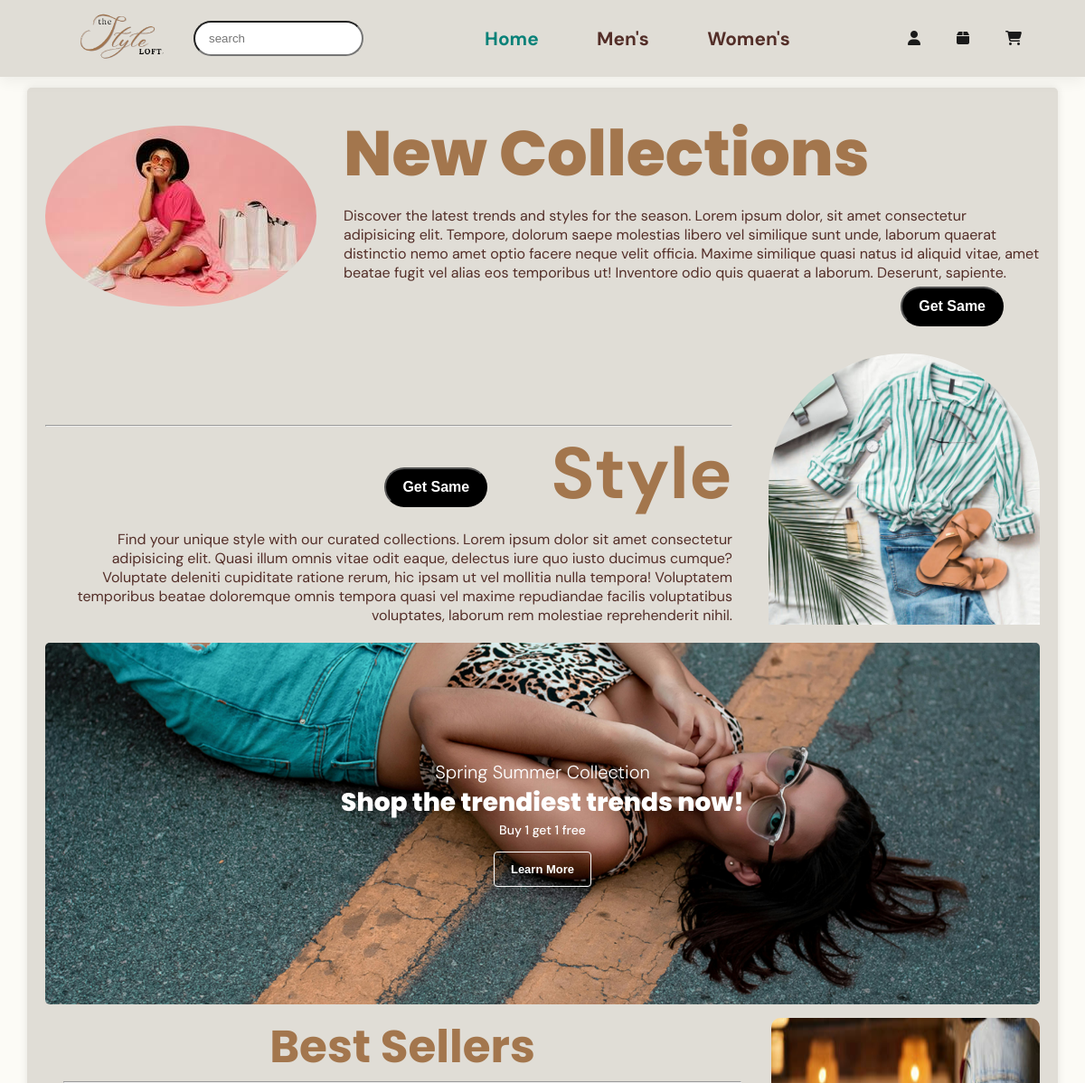
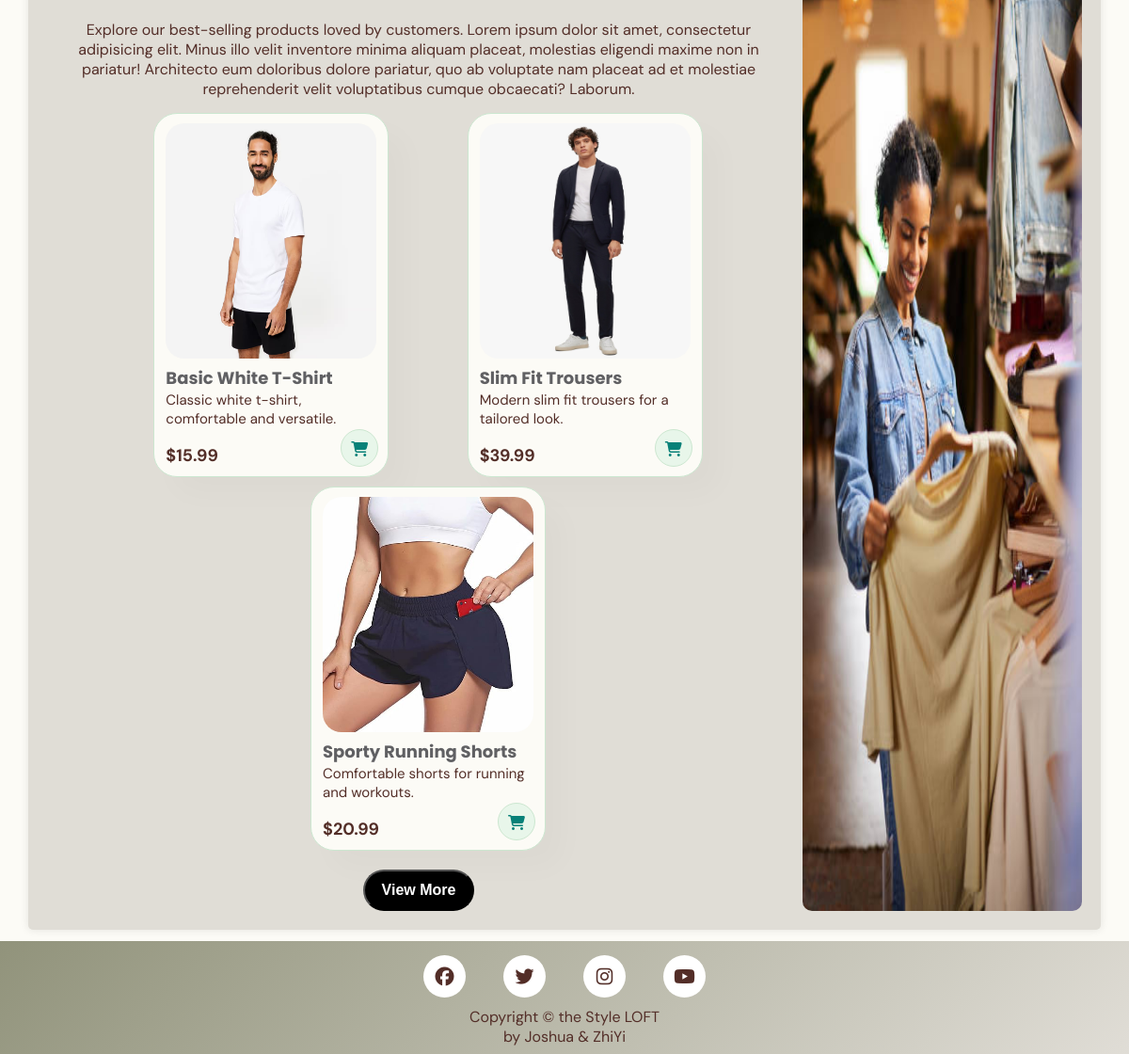
Page /src/home.php on the committed database (2 pictures, top to bottom).
### tables this page shows
CREATE TABLE products (
    productId INT PRIMARY KEY AUTO_INCREMENT,
    productName VARCHAR(100) NOT NULL,
    descrip TEXT,
    price DECIMAL(10, 2) NOT NULL,
    productImage VARCHAR(200) NOT NULL,

    categoryId INT,
    FOREIGN KEY (categoryId) REFERENCES categories(categoryId)
);

### src/home.php (the view, shortened to what this page needs)
<!DOCTYPE html>
<html lang="en">
<head>
<link rel="stylesheet" href="../static/css/general.css">
<link rel="stylesheet" href="../static/css/home.css">
</head>
<body>
    <header>
        <div id="searchbar">
            <a href="#"><img src="../static/asset/image/logo.png" class="logo" alt="logo"></a>
            <input type="text" placeholder="search">
        </div>
        <div>
            <nav>
                <ul>
                    <li><a href="home.php" class="active">Home</a></li>
                    <li><a href="mens.php">Men's</a></li>
                    <li><a href="womens.php">Women's</a></li>
                </ul>
            </nav>
        </div>
        <div>
            <ul id="iconbar">
                <li><a href="profile.php"><i class="fa-solid fa-user"></i></a></li>
                <li><a href="orderTracking.php"><i class="fa-solid fa-box"></i></a></li>
                <li><a href="cart.php"><i class="fa-solid fa-cart-shopping"></i></a></li>
            </ul>
        </div>
    </header>
    <div id="wrapper">
        <div id="new-collections">
                <img src="../static/asset/image/homeimage1.jpg" alt="New Collection Image">
                <div class="text-content">
                    <h2>New Collections</h2>
                    <p>Discover the latest trends and styles for the season. Lorem ipsum dolor, sit amet consectetur adipisicing elit. Tempore, dolorum saepe molestias libero vel similique sunt unde, laborum quaerat distinctio nemo amet optio facere neque velit officia. Maxime similique quasi natus id aliquid vitae, amet beatae fugit vel alias eos temporibus ut! Inventore odio quis quaerat a laborum. Deserunt, sapiente.</p>
                    <div id="getSame">
                        <button>Get Same</button>
                    </div>
                </div>
        </div>
        <div id="style">
            <div id="style-content">
                <hr>
                <div id="style-header">
                    <button>Get Same</button>
                    <h1>Style</h1>
                </div>
                <p>Find your unique style with our curated collections. Lorem ipsum dolor sit amet consectetur adipisicing elit. Quasi illum omnis vitae odit eaque, delectus iure quo iusto ducimus cumque? Voluptate deleniti cupiditate ratione rerum, hic ipsam ut vel mollitia nulla tempora! Voluptatem temporibus beatae doloremque omnis tempora quasi vel maxime repudiandae facilis voluptatibus voluptates, laborum rem molestiae reprehenderit nihil.</p>
            </div>
            <img src="../static/asset/image/styleimage1.jpg" alt="">
        </div>
        <div id="sm-banner">
            <div class="banner-box">
                <h4>Spring Summer Collection</h4>
                <h2>Shop the trendiest trends now!</h2>
                <span>Buy 1 get 1 free</span>
                <button>Learn More</button>
            </div>
        </div>
        <div id="best-seller">
            <div id="best-seller-left">
                <h2>Best Sellers</h2>
                <hr><br>
                <p>Explore our best-selling products loved by customers. Lorem ipsum dolor sit amet, consectetur adipisicing elit. Minus illo velit inventore minima aliquam placeat, molestias eligendi maxime non in pariatur! Architecto eum doloribus dolore pariatur, quo ab voluptate nam placeat ad et molestiae reprehenderit velit voluptatibus cumque obcaecati? Laborum.</p>
                <div id="products">
                <?php
                    $db = new mysqli('localhost', 'root', '', 'myStyleLoft');
                    $query = "SELECT * FROM products WHERE productId IN (1, 21, 50)";
                    $result = $db->query($query);
                    if ($result->num_rows > 0) {
                        while($product = $result->fetch_assoc()){
                            echo '<div class="productcard">';
                            echo '<img src="' . htmlspecialchars($product["productImage"]) . '" alt="' . htmlspecialchars($product["productName"]) . '">';
                            echo '<div class="description">';
                            echo '<h3>' . htmlspecialchars($product["productName"]) . '</h3>';
                            echo '<p>' . htmlspecialchars($product["descrip"]) . '</p>';
                            echo '</div>';
                            echo '<h4>$' . number_format($product["price"], 2) . '</h4>';
                            echo '<a href="#"><i class="fa-solid fa-cart-shopping cart"></i></a>';
                            echo '</div>';
                        }
                    } else {
                        echo "<p>No Products available</p>";
                    }
                ?>
                </div>
                <button><a href="mens.php">View More</a></button>
            </div>
            <img src="../static/asset/image/homeimage3.jpg" alt="" id="best-seller-img">
        </div>
    </div>
    <footer>
        <div class="socialMedia">
            <div class="icon facebook">
                <span><i><i class="fa-brands fa-facebook"></i></i></span>
            </div>
            <div class="icon X">
                <span><i><i class="fa-brands fa-twitter"></i></i></span>
            </div>
            <div class="icon instagram">
                <span><i><i class="fa-brands fa-instagram"></i></i></span>
            </div>
            <div class="icon youtube">
                <span><i><i class="fa-brands fa-youtube"></i></i></span>
            </div>
        </div>
        <div>
            Copyright &copy; the Style LOFT
            <br>by Joshua & ZhiYi<br>
        </div>
    </footer>
</body>
</html>

### static/css/general.css (style rules this page uses)
* { margin: 0; padding: 0; box-sizing: border-box; }
body { font-family: 'DM Sans', sans-serif; color: #532e28; background-color: #fcfbf6; margin: 0; padding: 0; }
h2, h3 { font-family: 'Poppins', sans-serif; color: #a3764d; }
header { display: flex; align-items: center; justify-content: space-between; padding: 10px 50px; background-color: #E0DDD6; box-shadow: 0 5px 15px rgba(0, 0,0 , 0.06); z-index: 999; position: sticky; top: 0; left: 0; }
header img { height: 60px; padding: 0; margin: 0; }
#searchbar { display: flex; align-items: center; justify-content: center; gap: 20px; }
#searchbar img { border-radius: 50%; }
#searchbar input { width: 50%; padding: 10px 40px 10px 15px; border-radius: 25px; outline: none; }
#iconbar { display: flex; align-items: center; justify-content: center; }
#iconbar li { list-style: none; padding: 0 20px; position: relative; }
#iconbar li a { text-decoration: none; font-size: 16px; font-weight: 600; color: #1a1a1a; transition: 0.3s ease; }
nav { display: flex; text-align: center; justify-content: center; padding: 10px; }
nav li { list-style: none; display: inline; padding: 0 30px; position: relative; }
nav li a { text-decoration: none; font-size: 130%; font-weight: 700; color: #532e28; transition: 0.3s ease; }
nav li a:hover, nav li a.active { color: #088178; }
#wrapper { display: flex; flex-direction: column; min-height: 60vh; width: 95%; max-width: 1200px; min-width:600px; background-color: #e0ddd6; margin: 1% auto; padding: 20px; border-radius: 5px; box-shadow: 0px 0px 10px rgba(0, 0, 0, 0.1); }
#wrapper h2 { color: #532e28; }
footer { flex: none; background: linear-gradient(315deg, #E0DDD6, #91937B); height: 120px; width: 100%; left: 0px; bottom: 0px; text-align: center; padding: 5px; clear: right; position: sticky; top: 50px; }
footer .socialMedia { display: flex; bottom: 0; height: 65px; width: 100%; justify-content: center; align-items: center; }
footer .icon { margin: 0 20px; display: flex; align-items: center; justify-content: center; cursor: pointer; flex-direction: column; position: relative; z-index: 2; text-decoration: none; transition: 0.4s cubic-bezier(0.68, -0.55, 0.265, 1.55); }
footer .icon span { display: block; position: relative; height: 45px; width: 45px; display: block; background: #fff; border-radius: 50%; z-index: 2; text-align: center; box-shadow: 0 10px 10px rgba(0, 0, 0, 0.1s); }
footer .icon span i { font-size: 20px; line-height: 45px; }

### rows in the picture
products: productImage (picture), productName "Basic White T-Shirt", descrip "Classic white t-shirt, comfortable and versatile.", price "15.99"
products: productImage (picture), productName "Slim Fit Trousers", descrip "Modern slim fit trousers for a tailored look.", price "39.99"
products: productImage (picture), productName "Sporty Running Shorts", descrip "Comfortable shorts for running and workouts.", price "20.99"
